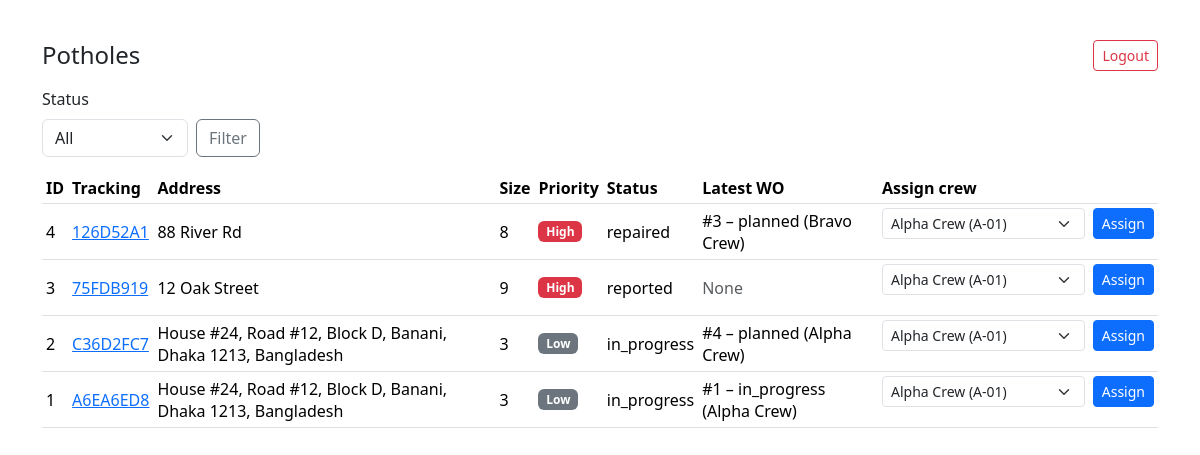
The app's page /admin/potholes (signed in) with its own data.
### models.py (models this page shows)
class TimestampMixin:
    created_at = db.Column(db.DateTime, default=datetime.utcnow)
    updated_at = db.Column(db.DateTime, default=datetime.utcnow, onupdate=datetime.utcnow)

class Pothole(TimestampMixin, db.Model):
    id = db.Column(db.Integer, primary_key=True)
    public_id = db.Column(db.String(16), unique=True, index=True)
    street_address = db.Column(db.String(255), nullable=False)
    address_norm = db.Column(db.String(255), index=True)
    latitude = db.Column(db.Float)
    longitude = db.Column(db.Float)
    size_1_10 = db.Column(db.Integer, nullable=False)
    location_type = db.Column(db.String(30))  # middle/curb/edge
    district_id = db.Column(db.Integer, db.ForeignKey("district.id"))
    district = db.relationship("District")
    priority = db.Column(db.String(10))       # Low/Medium/High
    status = db.Column(db.String(20), default="reported")
    reporter_name = db.Column(db.String(120))
    reporter_email = db.Column(db.String(120))
    reporter_phone = db.Column(db.String(32))
    work_orders = db.relationship("WorkOrder", backref="pothole", lazy="dynamic", cascade="all, delete-orphan")
    photos = db.relationship("Photo", backref="pothole", lazy="dynamic", cascade="all, delete-orphan")
    reports = db.relationship("PotholeReport", backref="pothole", lazy="dynamic", cascade="all, delete-orphan")

class WorkOrder(TimestampMixin, db.Model):
    id = db.Column(db.Integer, primary_key=True)
    pothole_id = db.Column(db.Integer, db.ForeignKey("pothole.id"), nullable=False)
    crew_id = db.Column(db.Integer, db.ForeignKey("crew.id"))
    crew = db.relationship("Crew")
    start_at = db.Column(db.DateTime)
    end_at = db.Column(db.DateTime)
    hours_applied = db.Column(db.Float, default=0)
    people_used = db.Column(db.Integer, default=0)
    filler_material_kg = db.Column(db.Float, default=0)
    material_cost = db.Column(db.Float, default=0)
    equipment_cost = db.Column(db.Float, default=0)
    labor_cost = db.Column(db.Float, default=0)
    total_cost = db.Column(db.Float, default=0)
    status = db.Column(db.String(20), default="planned")
    notes = db.Column(db.Text)

class Crew(db.Model):
    id = db.Column(db.Integer, primary_key=True)
    name = db.Column(db.String(120))
    crew_number = db.Column(db.String(20), unique=True)
    people_count = db.Column(db.Integer)
    lead_user_id = db.Column(db.Integer, db.ForeignKey("user.id"))
    lead = db.relationship("User", foreign_keys=[lead_user_id])

### blueprints/admin/routes.py (the view)
@bp.get("/potholes")
@login_required
def potholes():
    status = (request.args.get("status") or "").strip()
    district_id = request.args.get("district_id")
    q_str = (request.args.get("q") or "").strip()
    q = Pothole.query
    if status:
        q = q.filter(Pothole.status == status)
    if district_id:
        try:
            q = q.filter(Pothole.district_id == int(district_id))
        except ValueError:
            pass
    if q_str:
        q = q.filter(Pothole.street_address.ilike(f"%{q_str}%"))
    potholes = q.order_by(Pothole.created_at.desc()).all()
    crews = Crew.query.order_by(Crew.name.asc()).all()
    districts = District.query.order_by(District.name.asc()).all()
    rows = []
    for p in potholes:
        wo = p.work_orders.order_by(WorkOrder.updated_at.desc()).first()
        rows.append({"p": p, "wo": wo})
    return render_template("admin/potholes.html",
                           rows=rows, crews=crews, districts=districts,
                           selected_status=status, selected_district=district_id, q=q_str)

### blueprints/admin/routes.py (called while the page is built)
def _admin_only():
    return current_user.is_authenticated and current_user.role == "admin"

@bp.before_request
def guard():
    if not _admin_only():
        abort(403)

### templates/admin/potholes.html (shortened to what this page needs)
﻿{% extends "base.html" %}
{% block content %}
<div class="d-flex justify-content-between align-items-center mb-3">
  <h1 class="h4 mb-0">Potholes</h1>
  <a class="btn btn-outline-danger btn-sm" href="{{ url_for('auth.logout') }}">Logout</a>
</div>
<form class="mb-3" method="get">
  <div class="row g-2 align-items-end">
    <div class="col-auto">
      <label class="form-label">Status</label>
      <select name="status" class="form-select">
        <option value="" {{ "selected" if not selected_status }}>All</option>
      </select>
    </div>
    <div class="col-auto"><button class="btn btn-outline-secondary">Filter</button></div>
  </div>
</form>
<table class="table table-sm align-middle">
  <thead>
    <tr>
      <th>ID</th><th>Tracking</th><th>Address</th><th>Size</th>
      <th>Priority</th><th>Status</th><th>Latest WO</th><th>Assign crew</th>
    </tr>
  </thead>
  <tbody>
    {% for r in rows %}
      {% set p = r.p %}
      {% set wo = r.wo %}
      <tr>
        <td>{{ p.id }}</td>
        <td><a href="{{ url_for('public.track', public_id=p.public_id) }}" target="_blank">{{ p.public_id }}</a></td>
        <td>{{ p.street_address }}</td>
        <td>{{ p.size_1_10 }}</td>
        <td>
          <span class="badge text-bg-{{ 'danger' if p.priority=='High' else 'warning' if p.priority=='Medium' else 'secondary' }}">
            {{ p.priority }}
          </span>
        </td>
        <td>{{ p.status }}</td>
        <td>
          {% if wo %}
            #{{ wo.id }} – {{ wo.status }}{% if wo.crew %} ({{ wo.crew.name }}){% endif %}
          {% else %}
            <span class="text-muted">None</span>
          {% endif %}
        </td>
        <td style="min-width: 280px;">
          <form method="post" action="{{ url_for('admin.assign_crew') }}" class="d-flex gap-2">
            <select name="crew_id" class="form-select form-select-sm" required>
              {% for c in crews %}
                <option value="{{ c.id }}">{{ c.name }} ({{ c.crew_number }})</option>
              {% endfor %}
            </select>
            <button class="btn btn-sm btn-primary">Assign</button>
          </form>
        </td>
      </tr>
    {% endfor %}
  </tbody>
</table>
{% endblock %}

### records on screen
Pothole: id "4", public_id "126D52A1", street_address "88 River Rd", size_1_10 "8", priority "High", status "repaired"
WorkOrder: id "3", status "planned"
Crew: crew.name "Bravo Crew"
Pothole: id "3", public_id "75FDB919", street_address "12 Oak Street", size_1_10 "9", priority "High", status "reported"
Pothole: id "2", public_id "C36D2FC7", street_address "House #24, Road #12, Block D, Banani, Dhaka 1213, Bangladesh", size_1_10 "3", priority "Low", status "in_progress"
WorkOrder: id "4", status "planned"
Crew: crew.name "Alpha Crew" "Alpha Crew"
Pothole: id "1", public_id "A6EA6ED8", street_address "House #24, Road #12, Block D, Banani, Dhaka 1213, Bangladesh", size_1_10 "3", priority "Low", status "in_progress"
WorkOrder: id "1", status "in_progress"

### other values on screen
form field crew_id "Alpha Crew (A-01)"
